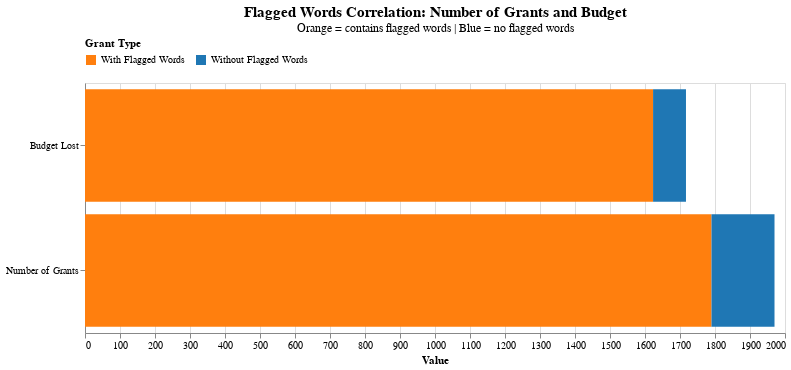

The cell this chart's notebook holds for it:
### Code cell
# ============================================
# Q4 - OPTION B: STACKED/GROUPED BAR
# ============================================

# Prepare data for stacking
data_for_stack = pd.DataFrame({
    'Metric': ['Number of Grants', 'Number of Grants', 'Budget Lost', 'Budget Lost'],
    'Category': ['With Flagged Words', 'Without Flagged Words', 'With Flagged Words', 'Without Flagged Words'],
    'Value': [with_flagged, without_flagged, budget_with/1_000_000, budget_without/1_000_000],
    'Percentage': [
        with_flagged/total_grants*100,
        without_flagged/total_grants*100,
        budget_with/total_budget*100,
        budget_without/total_budget*100
    ]
})

chart_q4_stacked = alt.Chart(data_for_stack).mark_bar().encode(
    x=alt.X('sum(Value):Q',
            title='Value',
            axis=alt.Axis(format='.0f')),
    y=alt.Y('Metric:N',
            title=None),
    color=alt.Color('Category:N',
                    scale=alt.Scale(
                        domain=['With Flagged Words', 'Without Flagged Words'],
                        range=['#ff7f0e', '#1f77b4']
                    ),
                    legend=alt.Legend(title='Grant Type', orient='top')),
    tooltip=[
        alt.Tooltip('Category:N', title='Type'),
        alt.Tooltip('Value:Q', title='Value', format=',.0f'),
        alt.Tooltip('Percentage:Q', title='Percentage', format='.1f')
    ]
).properties(
    width=700,
    height=250,
    title={
        'text': 'Flagged Words Correlation: Number of Grants and Budget',
        'subtitle': 'Orange = contains flagged words | Blue = no flagged words',
        'fontSize': 15
    }
)

chart_q4_stacked

### Figure 1 — Vega-Lite specification as saved in the notebook (floating-point values rounded to 4 significant figures)
{"config": {"view": {"continuousWidth": 300, "continuousHeight": 300}}, "data": {"name": "data-828dcf821bbaafbb732fff0a9a5ff0d6"}, "mark": {"type": "bar"}, "encoding": {"color": {"field": "Category", "legend": {"orient": "top", "title": "Grant Type"}, "scale": {"domain": ["With Flagged Words", "Without Flagged Words"], "range": ["#ff7f0e", "#1f77b4"]}, "type": "nominal"}, "tooltip": [{"field": "Category", "title": "Type", "type": "nominal"}, {"field": "Value", "format": ",.0f", "title": "Value", "type": "quantitative"}, {"field": "Percentage", "format": ".1f", "title": "Percentage", "type": "quantitative"}], "x": {"aggregate": "sum", "axis": {"format": ".0f"}, "field": "Value", "title": "Value", "type": "quantitative"}, "y": {"field": "Metric", "title": null, "type": "nominal"}}, "height": 250, "title": {"text": "Flagged Words Correlation: Number of Grants and Budget", "subtitle": "Orange = contains flagged words | Blue = no flagged words", "fontSize": 15}, "width": 700, "$schema": "https://vega.github.io/schema/vega-lite/v5.20.1.json", "datasets": {"data-828dcf821bbaafbb732fff0a9a5ff0d6": [{"Metric": "Number of Grants", "Category": "With Flagged Words", "Value": 1790.0, "Percentage": 90.86}, {"Metric": "Number of Grants", "Category": "Without Flagged Words", "Value": 180.0, "Percentage": 9.137}, {"Metric": "Budget Lost", "Category": "With Flagged Words", "Value": 1623.0, "Percentage": 94.53}, {"Metric": "Budget Lost", "Category": "Without Flagged Words", "Value": 94.01, "Percentage": 5.475}]}}
